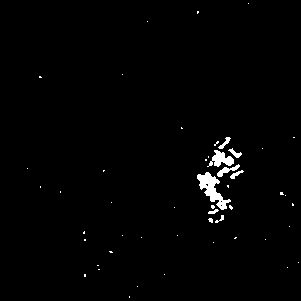
#> input picture CD_DNN/Bern-SAR/changed_map.bmp, 301 x 301 px; its folder holds 3 pictures in this run
$ jupyter execute --allow-errors IVP_Project_freq.ipynb
#> lines starting #> are read from the running program, lines starting #| are printed output that depends on the picture; after the words box and inside, x2 and y2 are one past the last pixel; in counts of white or black regions, pixels touching at a corner belong together
[cell 1]
#steps
#2.image difference
#3.analysis
import os
import matplotlib.pyplot as plt
import cv2
import glob
import numpy as np
import quaternion

[cell 2]
# from google.colab import drive
# drive.mount('/content/drive')

[cell 3]
Data= 'CD_DNN/*/*.bmp'

[cell 4]
# Data= '/content/drive/My Drive/CD_DNN/*/*.bmp'

[cell 5]
Images=[]
Names = []
for name in glob.glob(Data):
  Images= Images + [cv2.imread(name,cv2.IMREAD_GRAYSCALE)]
#> Images = 1 item
  Names = Names +[name]
  print(name)

[cell 6]
# [4 lines of commented-out code are left out]

[cell 7]
plt.rcParams['figure.figsize'] = [4, 4]

[cell 8]
img1 = Images[2]
img2 = Images[3]
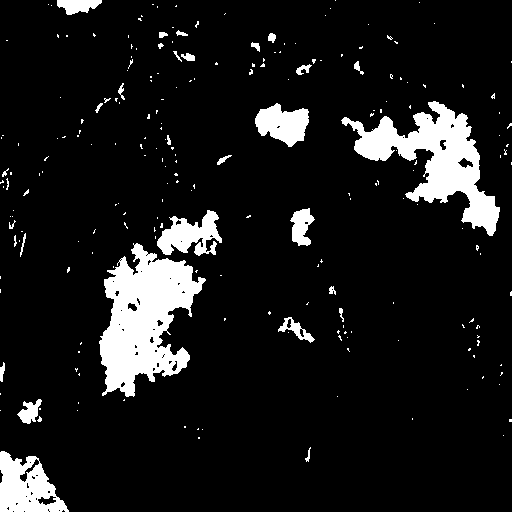
#> img2: shape (512, 512); 9.9% white; 223 white regions (192 under 20 px), largest, box (x1, y1, x2, y2) and area: (99, 243, 206, 397) 9142, (341, 101, 500, 236) 7469, (0, 451, 69, 512) 2610

plt.imshow(img1,cmap = 'gray')
plt.title("First Image")
plt.figure()
plt.imshow(img2,cmap = 'gray')
plt.title("Second Image")

#> (a cell that did not finish here is left out)

[cell 10]
#the output below is the normal log difference
a = np.double(img1) + 1
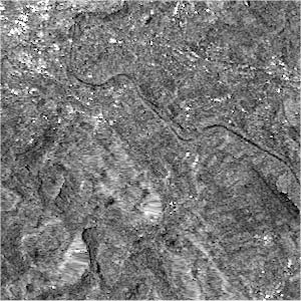
#> a: shape (301, 301) float64; min 1, max 256, mean 121.5; drawn with min black and max white
b = np.double(img2) + 1

#> (the rest of this cell did not finish here and is left out)
